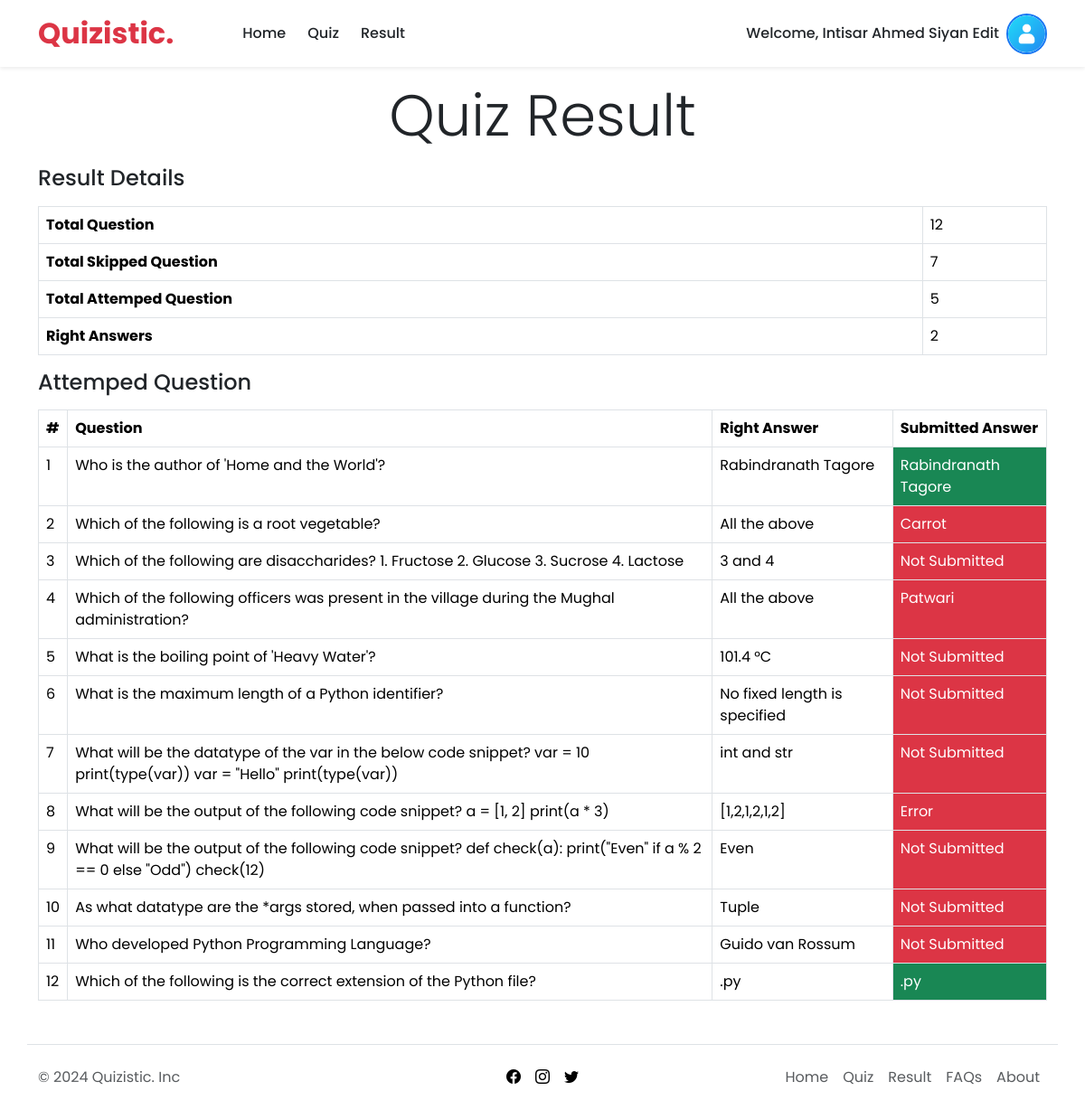
The page /quiz/result/ (signed in) on the database as committed earlier.
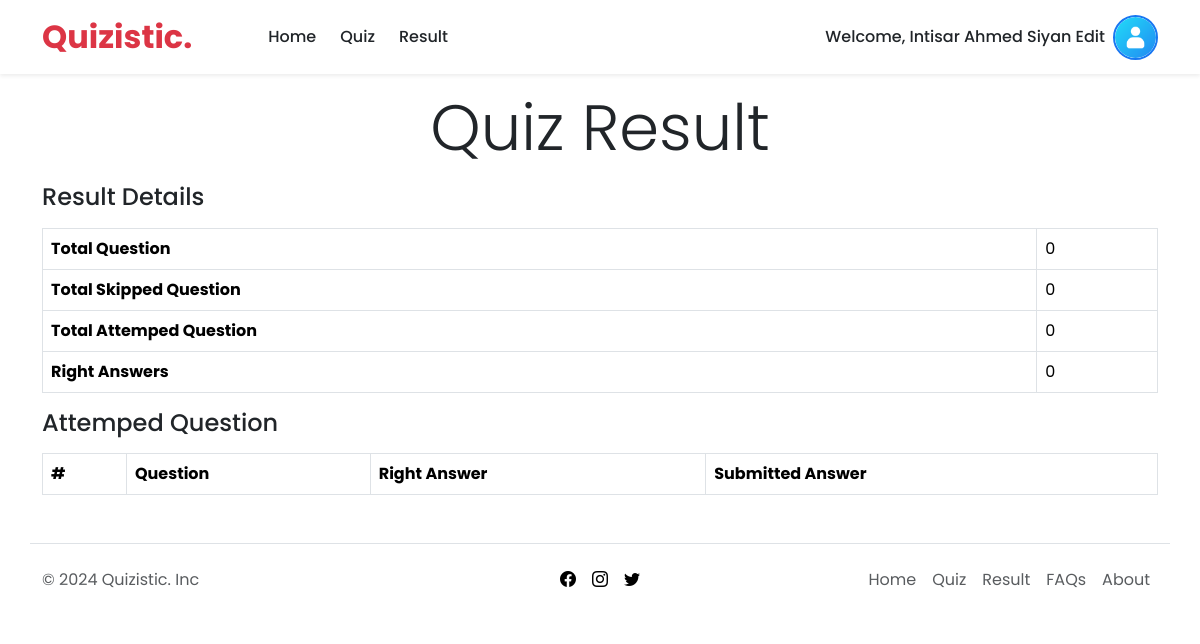
The same page on the database as committed later.
### account/models.py (models this page shows, shortened)
class UserProfile(models.Model):
    user = models.OneToOneField(User, related_name='account', on_delete=models.CASCADE)
    profile_image = models.ImageField(upload_to='account/media/uploads/',default='account/media/uploads/user.png', blank = True, null = True)

### quiz/models.py (models this page shows)
class UserAnswerSubmit(models.Model):
    question = models.ForeignKey(Question,on_delete=models.CASCADE)
    user = models.ForeignKey(User,on_delete=models.CASCADE)
    right_ans = models.CharField(max_length = 250)

class Question(models.Model):
    quiz = models.ForeignKey(Quiz, on_delete=models.CASCADE)
    question = models.TextField()
    opt_1= models.CharField(max_length =250)
    opt_2= models.CharField(max_length =250)
    opt_3= models.CharField(max_length =250)
    opt_4= models.CharField(max_length =250)
    time_limit = models.IntegerField()
    right_opt = models.CharField(max_length=100)
    def __str__(self):
        return self.question

### quiz/views.py (the view)
# urls.py: path('result/', views.result, name='result'),
@login_required
def result(request):
    result = models.UserAnswerSubmit.objects.filter(user=request.user)
    skipped = models.UserAnswerSubmit.objects.filter(user=request.user,right_ans='Not Submitted').count()
    attemped = models.UserAnswerSubmit.objects.filter(user=request.user).exclude(right_ans='Not Submitted').count()
    rightAns= 0
    for r in result:
        if r.question.right_opt == r.right_ans:
            rightAns+=1
    return render(request,'quiz_result.html',{'result':result,'skipped':skipped,'attemped':attemped,'rightAns':rightAns})

### quiz/templates/quiz_result.html (shortened to what this page needs)
{% extends 'base.html' %}
{% block content %}
<h1 class="display-3 text-center my-3">Quiz Result </h1>
<h4 class="my-3">Result Details</h4>
<table class="table table-bordered">
    <tr>
        <th>Total Question</th>
        <td>{{result.count}}</td>
    </tr>
    <tr>
        <th>Total Skipped Question</th>
        <td>{{skipped}}</td>
    </tr>
    <tr>
        <th>Total Attemped Question</th>
        <td>{{attemped}}</td>
    </tr>
    <tr>
        <th>Right Answers</th>
        <td>{{rightAns}}</td>
    </tr>
</table>
<h4 class="my-3">Attemped Question</h4>
<table class="table table-bordered">
    <thead>
        <tr>
            <th>#</th>
            <th>Question</th>
            <th>Right Answer</th>
            <th>Submitted Answer</th>
        </tr>
    </thead>
    <tbody>
        {% for r in result %}
        <tr>
            <td>{{ forloop.counter }}</td>
            <td>{{r.question}}</td>
            <td>{{r.question.right_opt}}</td>
            {% if r.question.right_opt == r.right_ans %}
            <td class="bg-success text-white">{{r.right_ans}}</td>
            {% else %}
            <td class="bg-danger text-white">{{r.right_ans}}</td>
            {% endif %}
        </tr>
        {% endfor %}
    </tbody>
</table>
{% endblock %}

### templates/base.html (shortened to what this page needs)
{% load static %}
<!DOCTYPE html>
<html lang="en">
<head>
    <link href="https://cdn.jsdelivr.net/npm/bootstrap@5.3.2/dist/css/bootstrap.min.css" rel="stylesheet"
>
    <link rel="stylesheet" href="{% static 'css/style.css' %}">
    <link rel="stylesheet" href="https://cdn.jsdelivr.net/npm/bootstrap-icons@1.11.3/font/bootstrap-icons.min.css">
</head>
<body>
    {% include 'navbar.html' with static=static %}
    <section class="container ">
        {% block content %}
        {% endblock %}
    </section>
    {% include 'footer.html' %}
</body>
</html>

### templates/navbar.html (shortened to what this page needs)
{% load static %}
<nav class="navbar navbar-expand-lg shadow-sm ">
    <div class=" container ">
        <a class="navbar-brand text-danger fw-bolder fs-2" href="{% url 'home' %}">Quizistic.</a>
        <div class="collapse navbar-collapse gap-2 " id="navbarNavAltMarkup">
            <div class="navbar-nav  ps-lg-5 item-nav ">
                <a class="btn  btn-outline-dark rounded-0 border-0  fw-medium" aria-current="page"
                    href="{% url 'home' %}">Home</a>
                {% if user.is_authenticated %}
                <a class="btn  btn-outline-dark rounded-0 border-0  fw-medium" aria-current="page"
                    href="{% url 'all_quiz' %}">Quiz</a>
                <a class="btn  btn-outline-dark rounded-0 border-0  fw-medium" aria-current="page"
                    href="{% url 'result' %}">Result</a>
                {% endif %}
            </div>
            <div class="navbar-nav  item-nav gap-2 ms-lg-auto 2 align-items-center ">
                {% if user.is_authenticated %}
                <div class="fw-medium ">Welcome, {{ request.user.first_name }} {{ request.user.last_name }} </div>
                <div class="btn-group dropstart" data-bs-hover="dropdown">
                    <button type=" button" class="btn px-0 border-0 rounded-0" data-bs-toggle="dropdown">
                        {% if user.account.profile_image and user.account.profile_image.url %}
                        <img src="{{ user.account.profile_image.url }}" class="profile-pic" alt="Profile Pic"
                            style="border-radius: 50%; height: 45px; width: 45px; object-fit: cover; object-position: 50% 20%; border: 2px solid #1877f2;">
                        {% else %}
                        <img src="{% static 'images/default.png' %}" class="profile-pic" alt="Default Profile Pic"
                            style="border-radius: 50%; height: 45px; width: 45px; object-fit: cover; object-position: 50% 20%; border: 2px solid #1877f2;">
                        {% endif %}
                    </button>
                </div>
                {% else%}
                <a href=" {% url 'register' %}" class="btn btn-outline-danger rounded-0">Sign Up</a>
                <a href="{% url 'login' %}" class="btn btn-danger rounded-0">Login</a>
                {% endif %}
            </div>
        </div>
    </div>
</nav>

### templates/footer.html
<footer class=" container d-flex flex-wrap justify-content-between align-items-center py-3  border-top mt-5">
    <p class="col-md-4 mb-0 text-body-secondary">© {% now "Y" %} Quizistic. Inc</p>
    <a href="/"
        class="col-md-4 d-flex align-items-center justify-content-center mb-3 mb-md-0 me-md-auto gap-3 link-body-emphasis text-decoration-none">
        <i class="bi bi-facebook"></i><i class="bi bi-instagram"></i><i class="bi bi-twitter"></i>
    </a>
    <ul class="nav col-md-4 justify-content-end">
        <li class="nav-item"><a href="{% url 'home' %}" class="nav-link px-2 text-body-secondary">Home</a></li>
        <li class="nav-item"><a href="{% url 'all_quiz' %}" class="nav-link px-2 text-body-secondary">Quiz</a></li>
        <li class="nav-item"><a href="{% url 'result' %}" class="nav-link px-2 text-body-secondary">Result</a></li>
        <li class="nav-item"><a href="#" class="nav-link px-2 text-body-secondary">FAQs</a></li>
        <li class="nav-item"><a href="#" class="nav-link px-2 text-body-secondary">About</a></li>
    </ul>
</footer>

### static/css/style.css (style rules this page uses)
body { font-family: poppins; }
.profile-pic { width: 50px; height: 50px; border-radius: 50%; }

Rows that differ between the two databases and show on the page:
removed UserAnswerSubmit: question "Who is the author of 'Home and the World'?", question.right_opt "Rabindranath Tagore", right_ans "Rabindranath Tagore"
removed UserAnswerSubmit: question "Which of the following is a root vegetable?", question.right_opt "All the above", right_ans "Carrot"
removed UserAnswerSubmit: question "Which of the following are disaccharides? 1. Fructose 2. Glucose 3. Sucrose 4. Lactose", question.right_opt "3 and 4", right_ans "Not Submitted"
removed UserAnswerSubmit: question "Which of the following officers was present in the village during the Mughal administration?", question.right_opt "All the above", right_ans "Patwari"
removed UserAnswerSubmit: question "What is the boiling point of 'Heavy Water'?", question.right_opt "101.4 °C", right_ans "Not Submitted"
removed UserAnswerSubmit: question "What is the maximum length of a Python identifier?", question.right_opt "No fixed length is specified", right_ans "Not Submitted"
removed UserAnswerSubmit: question "What will be the datatype of the var in the below code snippet? var = 10 print(type(var)) var = \"Hello\" print(type(var))", question.right_opt "int and str", right_ans "Not Submitted"
removed UserAnswerSubmit: question "What will be the output of the following code snippet? a = [1, 2] print(a * 3)", question.right_opt "[1,2,1,2,1,2]", right_ans "Error"
removed UserAnswerSubmit: question "What will be the output of the following code snippet? def check(a): print(\"Even\" if a % 2 == 0 else \"Odd\") check(12)", question.right_opt "Even", right_ans "Not Submitted"
removed UserAnswerSubmit: question "As what datatype are the *args stored, when passed into a function?", question.right_opt "Tuple", right_ans "Not Submitted"
removed UserAnswerSubmit: question "Who developed Python Programming Language?", question.right_opt "Guido van Rossum", right_ans "Not Submitted"
removed UserAnswerSubmit: question "Which of the following is the correct extension of the Python file?", question.right_opt ".py", right_ans ".py"
Other text that changed with them:
{{ result.count }}: "12" → "0"
{{ skipped }}: "7" → "0"
{{ attemped }}: "5" → "0"
{{ rightAns }}: "2" → "0"
